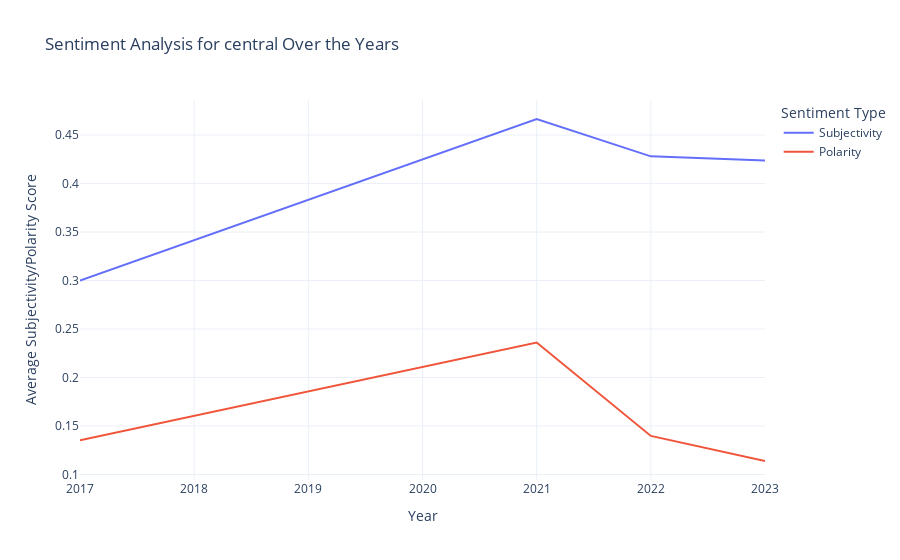

Notebook cell for this chart:
### Code cell
plot_sentiment_analysis_by_region(df, 'central')

### Figure 1 — Plotly figure (JSON) as saved in the notebook; plotly's stock layout.template omitted (floating-point values rounded to 4 significant figures)
{"data": [{"hovertemplate": "Sentiment Type=Subjectivity<br>year=%{x}<br>Sentiment Score=%{y}<extra></extra>", "legendgroup": "Subjectivity", "line": {"color": "#636efa", "dash": "solid", "shape": "linear"}, "marker": {"symbol": "circle"}, "mode": "lines", "name": "Subjectivity", "orientation": "v", "showlegend": true, "type": "scatter", "x": [2017, 2021, 2022, 2023], "xaxis": "x", "y": [0.3, 0.4666, 0.4281, 0.4238], "yaxis": "y"}, {"hovertemplate": "Sentiment Type=Polarity<br>year=%{x}<br>Sentiment Score=%{y}<extra></extra>", "legendgroup": "Polarity", "line": {"color": "#EF553B", "dash": "solid", "shape": "linear"}, "marker": {"symbol": "circle"}, "mode": "lines", "name": "Polarity", "orientation": "v", "showlegend": true, "type": "scatter", "x": [2017, 2021, 2022, 2023], "xaxis": "x", "y": [0.1353, 0.236, 0.1398, 0.1139], "yaxis": "y"}], "layout": {"legend": {"title": {"text": "Sentiment Type"}, "tracegroupgap": 0}, "title": {"text": "Sentiment Analysis for central Over the Years"}, "xaxis": {"anchor": "y", "domain": [0, 1], "title": {"text": "Year"}}, "yaxis": {"anchor": "x", "domain": [0, 1], "title": {"text": "Average Subjectivity/Polarity Score"}}}}
